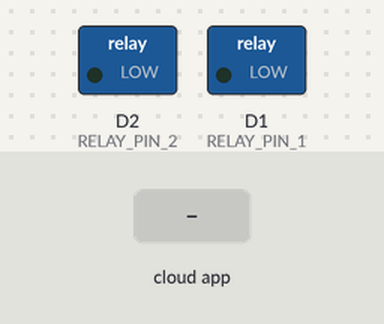
The sketch below on a simulated ESP8266 (NodeMCU). Parts: switched loads named in the sketch (green lamp = pin HIGH). The test bench sets the inputs (shaded band). WiFi joins after 1.5 s; servers stay silent unless stated; what the sketch prints to the serial monitor is not drawn.

Above: at 2.7 s.
2.8 s: the phone or cloud app sets LED.1 to 1
At 4.0 s:
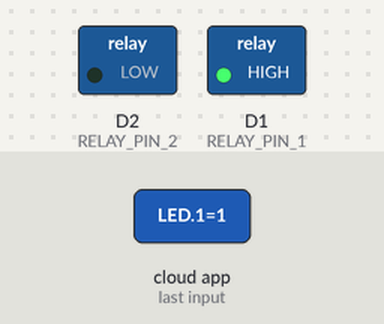
4.3 s: the phone or cloud app sets LED.2 to 1
At 5.3 s:
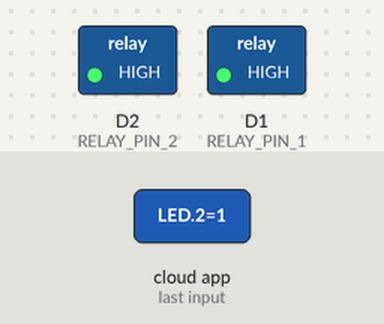
5.8 s: the phone or cloud app sets LED.1 to 0
At 6.5 s:
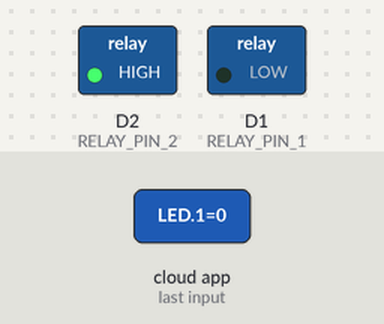
7.3 s: the phone or cloud app sets LED.2 to 0
At 7.6 s:
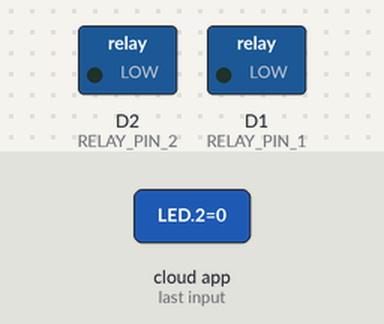
Timing chart, 0 to 9.8 s (numbered marks = the images above; inputs shaded):
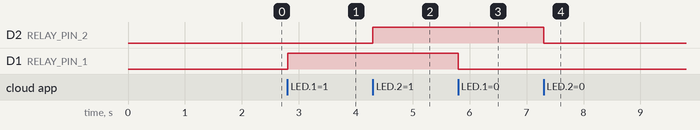

Measured:
- after the input at 2.8 s, D1 (RELAY_PIN_1): LOW → HIGH at once
- after the input at 4.3 s, D2 (RELAY_PIN_2): LOW → HIGH at once
- after the input at 5.8 s, D1 (RELAY_PIN_1): HIGH → LOW at once
- after the input at 7.3 s, D2 (RELAY_PIN_2): HIGH → LOW at once

The sketch:

Esp8266_NodeMCU_Alexa.ino
```cpp
#include <Arduino.h>
#ifdef ESP32
#include <WiFi.h>
#define RELAY_PIN_1 12
#define RELAY_PIN_2 14

#else
#include <ESP8266WiFi.h>
#define RELAY_PIN_1 D1
#define RELAY_PIN_2 D2

#endif
#include "fauxmoESP.h"

#define SERIAL_BAUDRATE 115200

#define WIFI_SSID "ALHN-D200"
#define WIFI_PASS "t4S7VEqp"

#define LAMP_1 "LED 1"
#define LAMP_2 "LED 2"

fauxmoESP fauxmo;

// Wi-Fi Conexão
void wifiSetup() {

  // Define o como STA
  WiFi.mode(WIFI_STA);

  // Conecta
  Serial.printf("[WIFI] Conectado ao %s ", WIFI_SSID);
  WiFi.begin(WIFI_SSID, WIFI_PASS);

  // Espera
  while (WiFi.status() != WL_CONNECTED) {
    Serial.print(".");
    delay(100);
  }
  Serial.println();

  // Conectado
  Serial.printf("[WIFI] STATION Mode, SSID: %s, IP address: %s\n", WiFi.SSID().c_str(), WiFi.localIP().toString().c_str());
}

void setup() {
  // Inicia a Serial
  Serial.begin(SERIAL_BAUDRATE);
  Serial.println();

  // Conexão Wi-Fi
  wifiSetup();

  // LED
  pinMode(RELAY_PIN_1, OUTPUT);
  digitalWrite(RELAY_PIN_1, LOW);

  pinMode(RELAY_PIN_2, OUTPUT);
  digitalWrite(RELAY_PIN_2, LOW);

  // Por padrão, fauxmoESP cria seu próprio servidor web na porta definida
  // A porta TCP deve ser 80 para dispositivos gen3 (o padrão é 1901)
  // Isso deve ser feito antes da chamada enable()
  fauxmo.createServer(true); // não é necessário, este é o valor padrão
  fauxmo.setPort(80); // Isso é necessário para dispositivos gen3

  // Você deve chamar enable(true) assim que tiver uma conexão WiFi
  // Você pode ativar ou desativar a biblioteca a qualquer momento
  // Desativá-lo impedirá que os dispositivos sejam descobertos e trocados
  fauxmo.enable(true);

  // Você pode usar diferentes maneiras de chamar a Alexa para modificar o estado dos dispositivos:
  // "Alexa, ligar LED um"

  // Adiciona os dispositivos
  fauxmo.addDevice(LAMP_1);
  fauxmo.addDevice(LAMP_2);

  fauxmo.onSetState([](unsigned char device_id, const char * device_name, bool state, unsigned char value) {
    // Retorno de chamada quando um comando da Alexa é recebido.
    // Você pode usar device_id ou device_name para escolher o elemento no qual realizar uma ação (relé, LED, ...)
    // O state é um booleano (ON / OFF) e value um número de 0 a 255 (se você disser "definir a luz da cozinha para 50%", receberá 128 aqui).

    Serial.printf("[MAIN] Device #%d (%s) state: %s value: %d\n", device_id, device_name, state ? "ON" : "OFF", value);
    if ( (strcmp(device_name, LAMP_1) == 0) ) {
      Serial.println("RELAY 1 switched by Alexa");
      //digitalWrite(RELAY_PIN_1, !digitalRead(RELAY_PIN_1));
      if (state) {
        digitalWrite(RELAY_PIN_1, HIGH);
      } else {
        digitalWrite(RELAY_PIN_1, LOW);
      }
    }
    if ( (strcmp(device_name, LAMP_2) == 0) ) {
      // this just sets a variable that the main loop() does something about
      Serial.println("RELAY 2 switched by Alexa");
      if (state) {
        digitalWrite(RELAY_PIN_2, HIGH);
      } else {
        digitalWrite(RELAY_PIN_2, LOW);
      }
    }

  });

}

void loop() {
  // fauxmoESP usa um servidor TCP assíncrono, mas um servidor UDP sincronizado
  // Portanto, temos que pesquisar manualmente os pacotes UDP
  fauxmo.handle();

  static unsigned long last = millis();
  if (millis() - last > 5000) {
    last = millis();
    Serial.printf("[MAIN] Free heap: %d bytes\n", ESP.getFreeHeap());
  }

}
```
